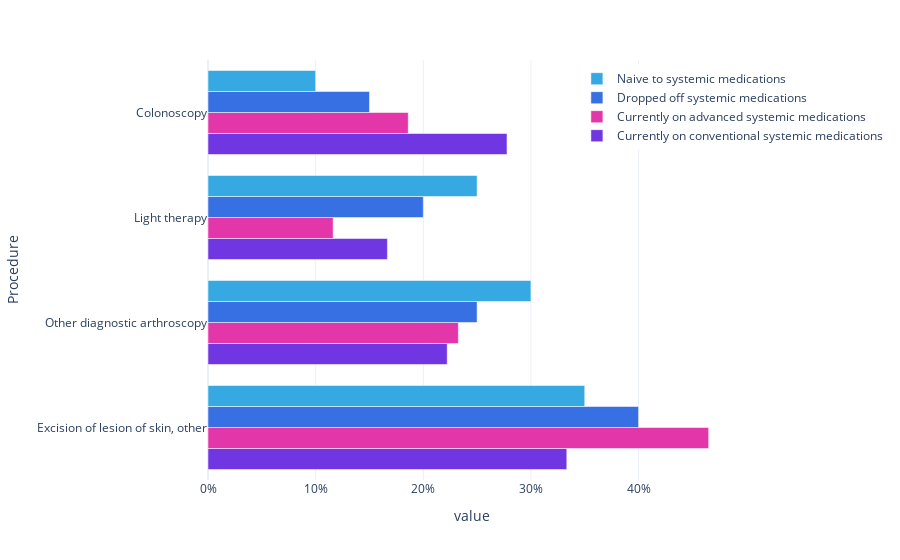

The cell this chart's notebook holds for it:
### Code cell
ops_data = {
    'Procedure': ['Excision of lesion of skin, other', 'Other diagnostic arthroscopy', 'Light therapy', 'Colonoscopy'],
    'Currently on conventional systemic medications': [30, 20, 15, 25],
    'Currently on advanced systemic medications':  [20, 10, 5, 8],
    'Dropped off systemic medications': [40, 25, 20, 15],
    'Naive to systemic medications': [35, 30, 25, 10]
}

plib.plot_multi_series_horizontal(
    data=ops_data,
    x_labels=['Currently on conventional systemic medications','Currently on advanced systemic medications', 'Dropped off systemic medications', 'Naive to systemic medications'],
    y_label='Procedure',
    colors=PERMEA_COLOR_WHEEL_5_COMMERCIAL,
    title='Percentage of Patients visiting Procedure by Treatment Status',
    template='plotly_white',
    normalize=True,
)

### Figure 1 — Plotly figure (JSON) as saved in the notebook; plotly's stock layout.template omitted (floating-point values rounded to 4 significant figures)
{"data": [{"alignmentgroup": "True", "hovertemplate": "variable=Currently on conventional systemic medications<br>value=%{x}<br>Procedure=%{y}<extra></extra>", "legendgroup": "Currently on conventional systemic medications", "marker": {"color": "rgb(112, 54, 226)", "pattern": {"shape": ""}}, "name": "Currently on conventional systemic medications", "offsetgroup": "Currently on conventional systemic medications", "orientation": "h", "showlegend": true, "textposition": "auto", "type": "bar", "x": [33.33, 22.22, 16.67, 27.78], "xaxis": "x", "y": ["Excision of lesion of skin, other", "Other diagnostic arthroscopy", "Light therapy", "Colonoscopy"], "yaxis": "y"}, {"alignmentgroup": "True", "hovertemplate": "variable=Currently on advanced systemic medications<br>value=%{x}<br>Procedure=%{y}<extra></extra>", "legendgroup": "Currently on advanced systemic medications", "marker": {"color": "rgb(226, 54, 169)", "pattern": {"shape": ""}}, "name": "Currently on advanced systemic medications", "offsetgroup": "Currently on advanced systemic medications", "orientation": "h", "showlegend": true, "textposition": "auto", "type": "bar", "x": [46.51, 23.26, 11.63, 18.6], "xaxis": "x", "y": ["Excision of lesion of skin, other", "Other diagnostic arthroscopy", "Light therapy", "Colonoscopy"], "yaxis": "y"}, {"alignmentgroup": "True", "hovertemplate": "variable=Dropped off systemic medications<br>value=%{x}<br>Procedure=%{y}<extra></extra>", "legendgroup": "Dropped off systemic medications", "marker": {"color": "rgb(54, 112, 226)", "pattern": {"shape": ""}}, "name": "Dropped off systemic medications", "offsetgroup": "Dropped off systemic medications", "orientation": "h", "showlegend": true, "textposition": "auto", "type": "bar", "x": [40, 25, 20, 15], "xaxis": "x", "y": ["Excision of lesion of skin, other", "Other diagnostic arthroscopy", "Light therapy", "Colonoscopy"], "yaxis": "y"}, {"alignmentgroup": "True", "hovertemplate": "variable=Naive to systemic medications<br>value=%{x}<br>Procedure=%{y}<extra></extra>", "legendgroup": "Naive to systemic medications", "marker": {"color": "rgb(54, 169, 226)", "pattern": {"shape": ""}}, "name": "Naive to systemic medications", "offsetgroup": "Naive to systemic medications", "orientation": "h", "showlegend": true, "textposition": "auto", "type": "bar", "x": [35, 30, 25, 10], "xaxis": "x", "y": ["Excision of lesion of skin, other", "Other diagnostic arthroscopy", "Light therapy", "Colonoscopy"], "yaxis": "y"}], "layout": {"barmode": "group", "legend": {"title": {"text": ""}, "tracegroupgap": 0, "traceorder": "reversed", "x": 0.7, "xanchor": "left", "y": 0.99, "yanchor": "top"}, "margin": {"t": 60}, "xaxis": {"anchor": "y", "domain": [0, 1], "ticksuffix": "%", "title": {"text": "value"}}, "yaxis": {"anchor": "x", "domain": [0, 1], "title": {"text": "Procedure"}}}}
